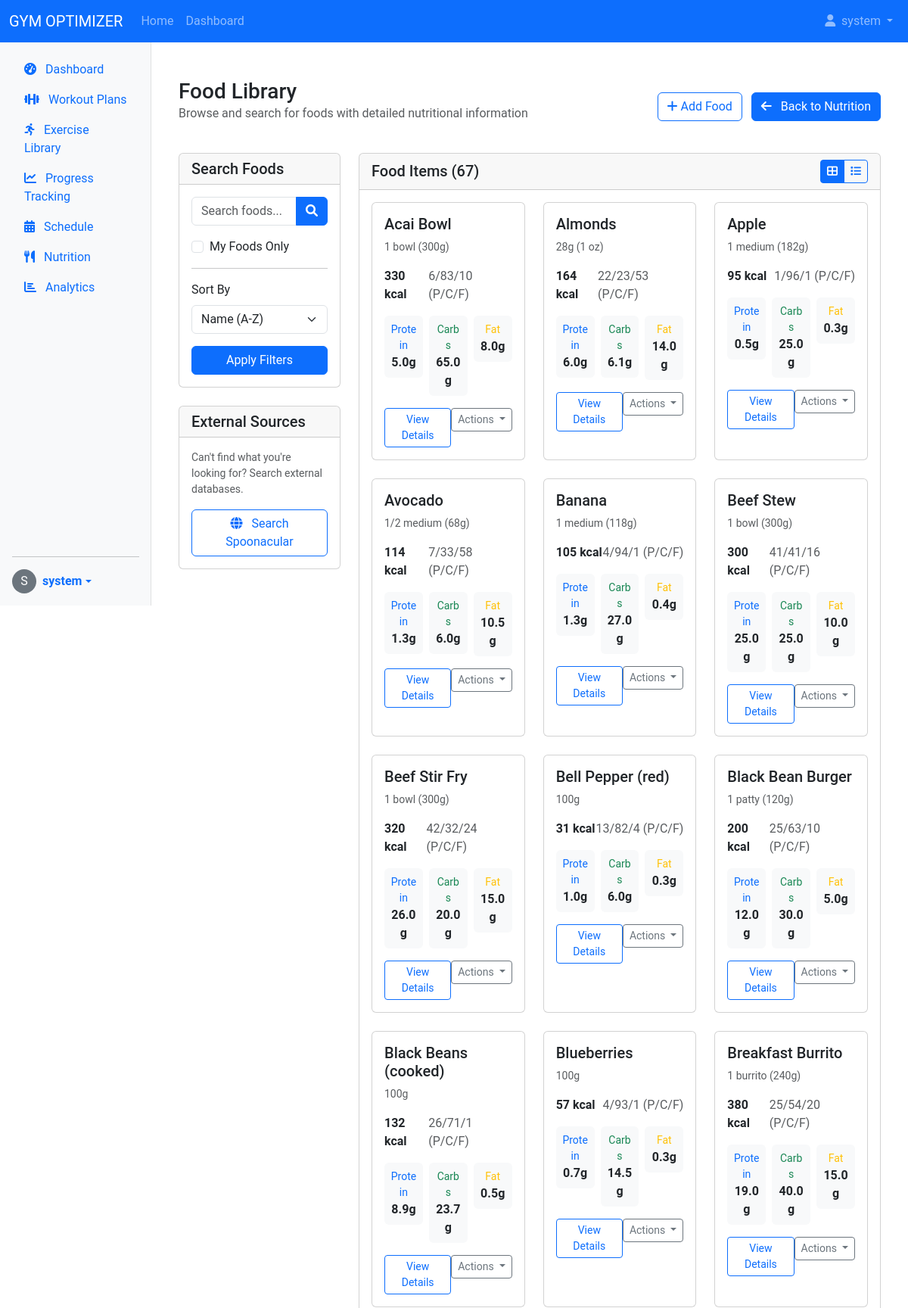
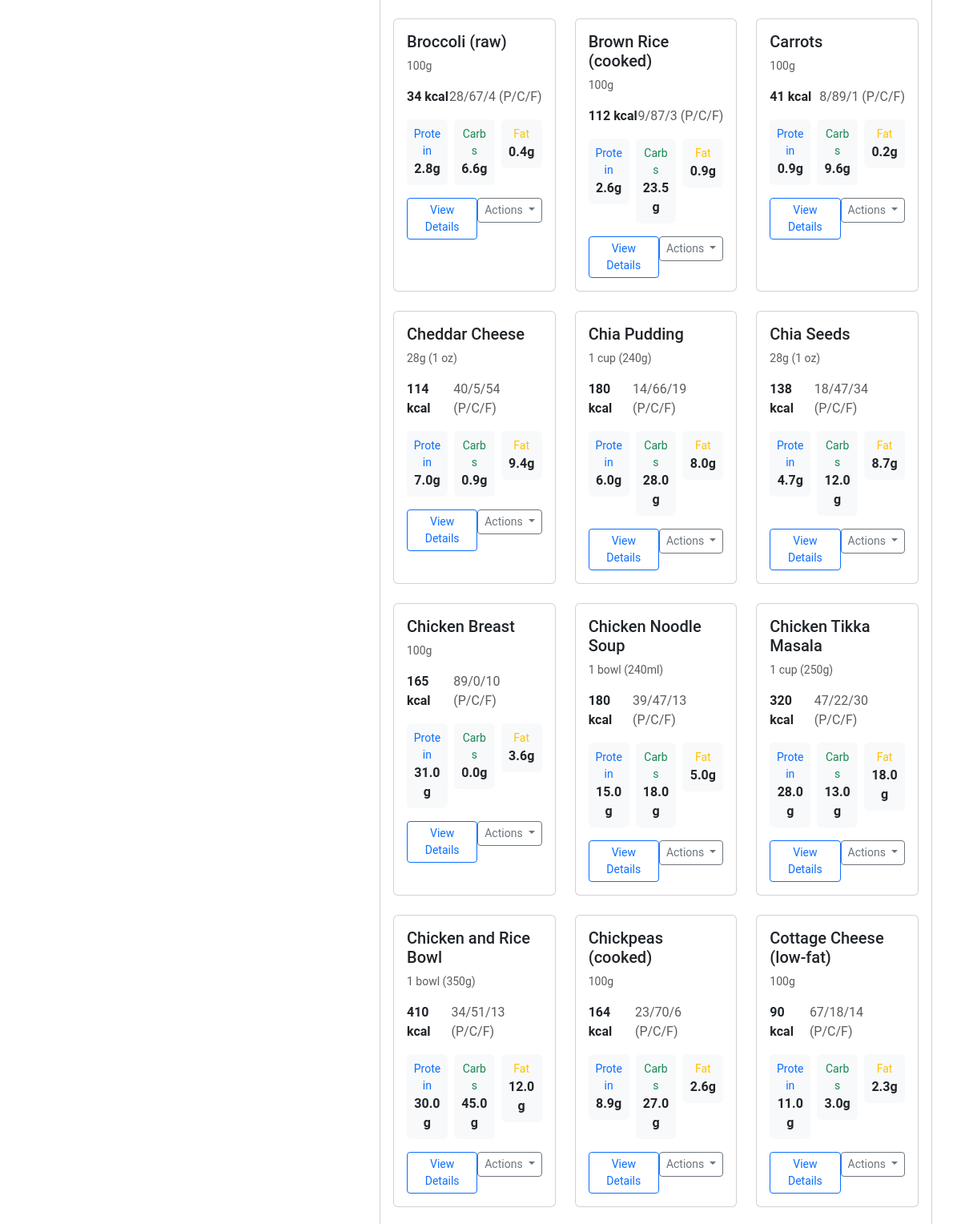
The app's page /nutrition/foods/ (signed in, upper part) with its own data (2 pictures, top to bottom).
### nutrition/models.py (models this page shows, shortened)
class FoodItem(models.Model):
    name = models.CharField(max_length=100)
    description = models.TextField(blank=True)
    serving_size = models.CharField(max_length=50)
    calories = models.PositiveIntegerField()
    protein = models.FloatField(help_text="Protein in grams")
    carbs = models.FloatField(help_text="Carbohydrates in grams")
    fat = models.FloatField(help_text="Fat in grams")
    fiber = models.FloatField(help_text="Fiber in grams", default=0)
    sugar = models.FloatField(help_text="Sugar in grams", default=0)
    external_id = models.CharField(max_length=100, blank=True, help_text="ID from external API")
    image_url = models.URLField(blank=True)
    is_user_created = models.BooleanField(default=False)
    created_by = models.ForeignKey(User, on_delete=models.SET_NULL, null=True, blank=True, related_name='created_foods')
    created_at = models.DateTimeField(auto_now_add=True)
    updated_at = models.DateTimeField(auto_now=True)
    class Meta:
        ordering = ['name']
    @property
    def macros_ratio(self):
        total = self.protein + self.carbs + self.fat
        if total == 0:
            return "0/0/0"
        protein_pct = int((self.protein / total) * 100)
        carbs_pct = int((self.carbs / total) * 100)
        fat_pct = int((self.fat / total) * 100)
        return f"{protein_pct}/{carbs_pct}/{fat_pct}"

### nutrition/views.py (the view)
# urls.py: path('foods/', views.food_library, name='food_library'),
@login_required
def food_library(request):
    query = request.GET.get('query', '')
    if query:
        foods = FoodItem.objects.filter(name__icontains=query).order_by('name')
    else:
        foods = FoodItem.objects.all().order_by('-is_user_created', 'name')[:100]
    form = FoodSearchForm(initial={'query': query} if query else None)
    context = {
        'foods': foods,
        'form': form,
        'query': query
    }
    return render(request, 'nutrition/food_library.html', context)

### nutrition/forms.py
class FoodSearchForm(forms.Form):
    query = forms.CharField(
        max_length=100,
        required=True,
        widget=forms.TextInput(attrs={
            'placeholder': 'Search for foods...',
            'class': 'form-control'
        })
    )

### nutrition/templates/nutrition/food_library.html (shortened to what this page needs)
{% extends 'base.html' %}
{% load custom_filters %}
{% block content %}
<div class="container-fluid py-4">
    <div class="d-flex justify-content-between align-items-center mb-4">
        <div>
            <h1 class="h3 mb-0">Food Library</h1>
            <p class="text-muted">Browse and search for foods with detailed nutritional information</p>
        </div>
        <div>
            <a href="{% url 'add_food' %}" class="btn btn-outline-primary me-2">
                <i class="fas fa-plus"></i> Add Food
            </a>
            <a href="{% url 'nutrition' %}" class="btn btn-primary">
                <i class="fas fa-arrow-left me-2"></i> Back to Nutrition
            </a>
        </div>
    </div>
    <div class="row">
        <div class="col-lg-3 mb-4">
            <div class="card">
                <div class="card-header">
                    <h5 class="mb-0">Search Foods</h5>
                </div>
                <div class="card-body">
                    <form method="get" action="{% url 'food_library' %}">
                        <div class="mb-3">
                            <div class="input-group">
                                <input type="text" class="form-control" name="query" value="{{ query }}" placeholder="Search foods...">
                                <button class="btn btn-primary" type="submit">
                                    <i class="fas fa-search"></i>
                                </button>
                            </div>
                        </div>
                        <div class="mb-3">
                            <div class="form-check">
                                <input class="form-check-input" type="checkbox" name="user_created" id="user_created" {% if user_created %}checked{% endif %}>
                                <label class="form-check-label" for="user_created">
                                    My Foods Only
                                </label>
                            </div>
                        </div>
                        <hr>
                        <div class="mb-3">
                            <label class="form-label">Sort By</label>
                            <select name="sort" class="form-select">
                                <option value="name" {% if sort == 'name' %}selected{% endif %}>Name (A-Z)</option>
                            </select>
                        </div>
                        <div class="d-grid">
                            <button type="submit" class="btn btn-primary">Apply Filters</button>
                        </div>
                    </form>
                </div>
            </div>
            <div class="card mt-4">
                <div class="card-header d-flex justify-content-between align-items-center">
                    <h5 class="mb-0">External Sources</h5>
                </div>
                <div class="card-body">
                    <p class="text-muted small mb-3">Can't find what you're looking for? Search external databases.</p>
                    <a href="{% url 'search_spoonacular' %}?query={{ query }}" class="btn btn-outline-primary w-100">
                        <i class="fas fa-globe me-2"></i> Search Spoonacular
                    </a>
                </div>
            </div>
        </div>
        <div class="col-lg-9">
            {% if foods %}
                <div class="card">
                    <div class="card-header">
                        <div class="d-flex justify-content-between align-items-center">
                            <h5 class="mb-0">Food Items ({{ foods|length }})</h5>
                            <div class="btn-group btn-group-sm">
                                <button type="button" class="btn btn-outline-primary active" data-view="grid">
                                    <i class="fas fa-th-large"></i>
                                </button>
                                <button type="button" class="btn btn-outline-primary" data-view="list">
                                    <i class="fas fa-list"></i>
                                </button>
                            </div>
                        </div>
                    </div>
                    <div class="card-body">
                        <div class="row view-grid">
                            {% for food in foods %}
                                <div class="col-md-6 col-lg-4 mb-4">
                                    <div class="card h-100 {% if food.is_user_created %}border-primary{% endif %}">
                                        <div class="card-body">
                                            <h5 class="card-title">{{ food.name }}</h5>
                                            <p class="card-text small text-muted">{{ food.serving_size }}</p>
                                            <div class="d-flex justify-content-between mb-3">
                                                <span class="fw-bold">{{ food.calories }} kcal</span>
                                                <span class="text-muted">{{ food.macros_ratio }} (P/C/F)</span>
                                            </div>
                                            <div class="row g-2 mb-3">
                                                <div class="col-4">
                                                    <div class="bg-light rounded p-2 text-center">
                                                        <span class="d-block small text-primary">Protein</span>
                                                        <span class="fw-bold">{{ food.protein }}g</span>
                                                    </div>
                                                </div>
                                                <div class="col-4">
                                                    <div class="bg-light rounded p-2 text-center">
                                                        <span class="d-block small text-success">Carbs</span>
                                                        <span class="fw-bold">{{ food.carbs }}g</span>
                                                    </div>
                                                </div>
                                                <div class="col-4">
                                                    <div class="bg-light rounded p-2 text-center">
                                                        <span class="d-block small text-warning">Fat</span>
                                                        <span class="fw-bold">{{ food.fat }}g</span>
                                                    </div>
                                                </div>
                                            </div>
                                            <div class="d-flex justify-content-between">
                                                <a href="{% url 'food_detail' food.id %}" class="btn btn-sm btn-outline-primary">
                                                    View Details
                                                </a>
                                                <div class="dropdown">
                                                    <button class="btn btn-sm btn-outline-secondary dropdown-toggle" type="button" data-bs-toggle="dropdown">
                                                        Actions
                                                    </button>
                                                </div>
                                            </div>
                                        </div>
                                    </div>
                                </div>
                            {% endfor %}
                        </div>
                    </div>
                </div>
            {% endif %}
        </div>
    </div>
</div>
{% endblock %}

### templates/includes/header.html (shortened to what this page needs)
<header class="navbar navbar-expand-lg navbar-dark bg-primary sticky-top">
    <div class="container-fluid">
        <a class="navbar-brand" href="{% url 'home' %}">GYM OPTIMIZER</a>
        <div class="collapse navbar-collapse" id="navbarNav">
            <ul class="navbar-nav me-auto">
                <li class="nav-item">
                    <a class="nav-link" href="{% url 'home' %}">Home</a>
                </li>
                {% if user.is_authenticated %}
                <li class="nav-item">
                    <a class="nav-link" href="{% url 'dashboard' %}">Dashboard</a>
                </li>
                {% endif %}
            </ul>
            <ul class="navbar-nav">
                {% if user.is_authenticated %}
                <li class="nav-item dropdown">
                    <a class="nav-link dropdown-toggle" href="#" id="navbarDropdown" role="button" data-bs-toggle="dropdown" aria-expanded="false">
                        <i class="fas fa-user me-1"></i> {{ user.username }}
                    </a>
                </li>
                {% endif %}
            </ul>
        </div>
    </div>
</header>

### templates/includes/sidebar.html (shortened to what this page needs)
<div class="d-flex flex-column flex-shrink-0 p-3 bg-light sidebar" style="height: calc(100vh - 56px);">
    <ul class="nav nav-pills flex-column mb-auto">
        <li class="nav-item">
            <a href="{% url 'dashboard' %}" class="nav-link {% if request.resolver_match.url_name == 'dashboard' %}active{% endif %}" aria-current="page">
                <i class="fas fa-tachometer-alt me-2"></i> Dashboard
            </a>
        </li>
        <li>
            <a href="{% url 'workout_plans' %}" class="nav-link {% if 'plan' in request.resolver_match.url_name %}active{% endif %}">
                <i class="fas fa-dumbbell me-2"></i> Workout Plans
            </a>
        </li>
        <li>
            <a href="{% url 'exercise_library' %}" class="nav-link {% if 'exercise' in request.resolver_match.url_name %}active{% endif %}">
                <i class="fas fa-running me-2"></i> Exercise Library
            </a>
        </li>
        <li>
            <a href="{% url 'progress_tracking' %}" class="nav-link {% if 'progress' in request.resolver_match.url_name %}active{% endif %}">
                <i class="fas fa-chart-line me-2"></i> Progress Tracking
            </a>
        </li>
        <li>
            <a href="{% url 'schedule' %}" class="nav-link {% if 'schedule' in request.resolver_match.url_name %}active{% endif %}">
                <i class="fas fa-calendar-alt me-2"></i> Schedule
            </a>
        </li>
        <li>
            <a href="{% url 'nutrition' %}" class="nav-link {% if 'nutrition' in request.resolver_match.url_name %}active{% endif %}">
                <i class="fas fa-utensils me-2"></i> Nutrition
            </a>
        </li>
        <li>
            <a href="{% url 'analytics' %}" class="nav-link {% if 'analytics' in request.resolver_match.url_name %}active{% endif %}">
                <i class="fas fa-chart-bar me-2"></i> Analytics
            </a>
        </li>
    </ul>
    <hr>
    <div class="dropdown">
        <a href="#" class="d-flex align-items-center text-decoration-none dropdown-toggle" id="dropdownUser1" data-bs-toggle="dropdown" aria-expanded="false">
            {% if user.userprofile.avatar %}
                <img src="{{ user.userprofile.avatar.url }}" alt="Profile picture" width="32" height="32" class="rounded-circle me-2">
            {% else %}
                <div class="rounded-circle bg-secondary text-white d-flex align-items-center justify-content-center me-2" style="width: 32px; height: 32px;">
                    {{ user.username|first|upper }}
                </div>
            {% endif %}
            <strong>{{ user.username }}</strong>
        </a>
    </div>
</div>

### static/css/style.css (style rules this page uses)
body { font-family: 'Roboto', sans-serif; min-height: 100vh; display: flex; flex-direction: column; }
.sidebar { box-shadow: inset -1px 0 0 rgba(0, 0, 0, .1); }
.card { transition: transform 0.3s, box-shadow 0.3s; }

### records on screen
FoodItem: name "Acai Bowl", serving_size "1 bowl (300g)", calories "330", macros_ratio "6/83/10", protein "5.0", carbs "65.0", fat "8.0"
FoodItem: name "Almonds", serving_size "28g (1 oz)", calories "164", macros_ratio "22/23/53", protein "6.0", carbs "6.1", fat "14.0"
FoodItem: name "Apple", serving_size "1 medium (182g)", calories "95", macros_ratio "1/96/1", protein "0.5", carbs "25.0", fat "0.3"
FoodItem: name "Avocado", serving_size "1/2 medium (68g)", calories "114", macros_ratio "7/33/58", protein "1.3", carbs "6.0", fat "10.5"
FoodItem: name "Banana", serving_size "1 medium (118g)", calories "105", macros_ratio "4/94/1", protein "1.3", carbs "27.0", fat "0.4"
FoodItem: name "Beef Stew", serving_size "1 bowl (300g)", calories "300", macros_ratio "41/41/16", protein "25.0", carbs "25.0", fat "10.0"
FoodItem: name "Beef Stir Fry", serving_size "1 bowl (300g)", calories "320", macros_ratio "42/32/24", protein "26.0", carbs "20.0", fat "15.0"
FoodItem: name "Bell Pepper (red)", serving_size "100g", calories "31", macros_ratio "13/82/4", protein "1.0", carbs "6.0", fat "0.3"
FoodItem: name "Black Bean Burger", serving_size "1 patty (120g)", calories "200", macros_ratio "25/63/10", protein "12.0", carbs "30.0", fat "5.0"
FoodItem: name "Black Beans (cooked)", serving_size "100g", calories "132", macros_ratio "26/71/1", protein "8.9", carbs "23.7", fat "0.5"
FoodItem: name "Blueberries", serving_size "100g", calories "57", macros_ratio "4/93/1", protein "0.7", carbs "14.5", fat "0.3"
FoodItem: name "Breakfast Burrito", serving_size "1 burrito (240g)", calories "380", macros_ratio "25/54/20", protein "19.0", carbs "40.0", fat "15.0"
FoodItem: name "Broccoli (raw)", serving_size "100g", calories "34", macros_ratio "28/67/4", protein "2.8", carbs "6.6", fat "0.4"
FoodItem: name "Brown Rice (cooked)", serving_size "100g", calories "112", macros_ratio "9/87/3", protein "2.6", carbs "23.5", fat "0.9"
FoodItem: name "Carrots", serving_size "100g", calories "41", macros_ratio "8/89/1", protein "0.9", carbs "9.6", fat "0.2"
FoodItem: name "Cheddar Cheese", serving_size "28g (1 oz)", calories "114", macros_ratio "40/5/54", protein "7.0", carbs "0.9", fat "9.4"
FoodItem: name "Chia Pudding", serving_size "1 cup (240g)", calories "180", macros_ratio "14/66/19", protein "6.0", carbs "28.0", fat "8.0"
FoodItem: name "Chia Seeds", serving_size "28g (1 oz)", calories "138", macros_ratio "18/47/34", protein "4.7", carbs "12.0", fat "8.7"
FoodItem: name "Chicken Breast", serving_size "100g", calories "165", macros_ratio "89/0/10", protein "31.0", carbs "0.0", fat "3.6"
FoodItem: name "Chicken Noodle Soup", serving_size "1 bowl (240ml)", calories "180", macros_ratio "39/47/13", protein "15.0", carbs "18.0", fat "5.0"
FoodItem: name "Chicken Tikka Masala", serving_size "1 cup (250g)", calories "320", macros_ratio "47/22/30", protein "28.0", carbs "13.0", fat "18.0"
FoodItem: name "Chicken and Rice Bowl", serving_size "1 bowl (350g)", calories "410", macros_ratio "34/51/13", protein "30.0", carbs "45.0", fat "12.0"
FoodItem: name "Chickpeas (cooked)", serving_size "100g", calories "164", macros_ratio "23/70/6", protein "8.9", carbs "27.0", fat "2.6"
FoodItem: name "Cottage Cheese (low-fat)", serving_size "100g", calories "90", macros_ratio "67/18/14", protein "11.0", carbs "3.0", fat "2.3"

### other values on screen
{{ user.username }} "system"
{{ user.username|first|upper }} "S"
{{ foods|length }} "67"
